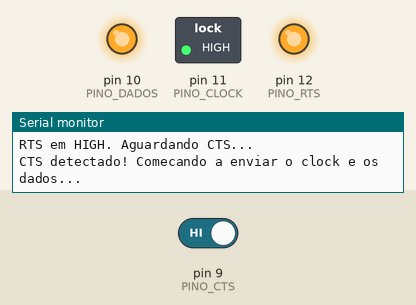
Recording of a sketch running on a simulated Arduino Uno, built with avr-gcc and run on an emulated ATmega328P. Parts: switched loads named in the sketch (green lamp = pin HIGH), output pins drawn as LEDs (lit = HIGH), the last lines printed to the serial monitor. Dashed ring = blinking. The test bench sets the inputs (shaded band); at power-on: pin 9 (PINO_CTS) HIGH.

Above: at 5.6 s.
At 14.8 s:
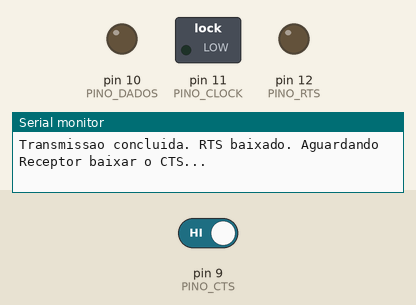
14.9 s: pin 9 (PINO_CTS) driven LOW
At 21.2 s:
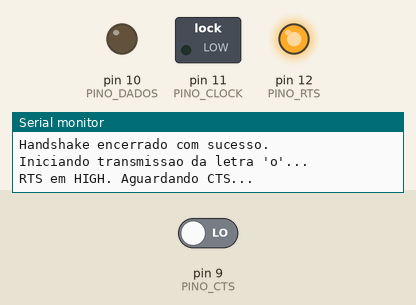
Timing chart, 0 to 22.4 s (numbered marks = the images above; inputs shaded):
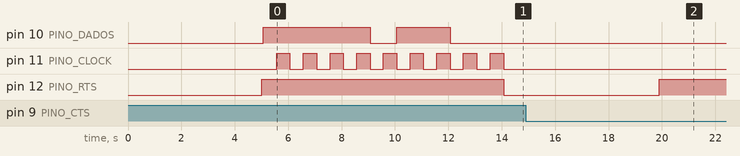

The sketch:

arduinoVermelhoEmissor.ino
```cpp
// Pinos no Arduino Emissor (conectados aos pinos equivalentes no Receptor)
#define PINO_RTS 12
#define PINO_CTS 9
#define PINO_CLOCK 11
#define PINO_DADOS 10

// Frequência de 1Hz (1 segundo por ciclo completo)
#define HALF_BAUD 500 // 500ms em LOW, 500ms em HIGH

void setup() {
  Serial.begin(9600);
  pinMode(PINO_RTS, OUTPUT);
  pinMode(PINO_CTS, INPUT);
  pinMode(PINO_CLOCK, OUTPUT);
  pinMode(PINO_DADOS, OUTPUT);

  // Estado inicial ocioso
  digitalWrite(PINO_RTS, LOW);
  digitalWrite(PINO_CLOCK, LOW);
  digitalWrite(PINO_DADOS, LOW);

  Serial.println("Mock Emissor Iniciado.");
}

void loop() {
  delay(5000); // Espera 5 segundos entre cada envio para facilitar a visualização no monitor serial

  Serial.println("\nIniciando transmissao da letra 'o'...");

  // 1. Levanta RTS e espera CTS
  digitalWrite(PINO_RTS, HIGH);
  Serial.println("RTS em HIGH. Aguardando CTS...");
  while(digitalRead(PINO_CTS) == LOW) {
    // Fica preso aqui até o receptor responder
  }
  Serial.println("CTS detectado! Comecando a enviar o clock e os dados...");

  // Letra 'o' (0x6F) -> Binário invertido (LSB primeiro): 1, 1, 1, 1, 0, 1, 1, 0
  char caractere = 'o';
  bool bitParidadePar = 0; // Para 'o' (que tem 6 uns), a paridade par é 0

  // 2. Envia os 8 bits de dados
  for(int i = 0; i < 8; i++) {
    int bitAtual = bitRead(caractere, i);

    // Escreve o dado com o clock em LOW (Borda de descida)
    digitalWrite(PINO_DADOS, bitAtual);
    delay(HALF_BAUD);

    // Borda de subida (Aqui o seu Receptor vai disparar a interrupção e ler o pino!)
    digitalWrite(PINO_CLOCK, HIGH);
    delay(HALF_BAUD);

    // Volta o clock para LOW
    digitalWrite(PINO_CLOCK, LOW);
  }

  // 3. Envia o bit de paridade
  digitalWrite(PINO_DADOS, bitParidadePar);
  delay(HALF_BAUD);
  digitalWrite(PINO_CLOCK, HIGH); // Receptor lê a paridade aqui
  delay(HALF_BAUD);
  digitalWrite(PINO_CLOCK, LOW);

  // 4. Finaliza a transmissão
  digitalWrite(PINO_RTS, LOW);
  digitalWrite(PINO_DADOS, LOW);
  Serial.println("Transmissao concluida. RTS baixado. Aguardando Receptor baixar o CTS...");

  while(digitalRead(PINO_CTS) == HIGH) {
    // Espera o receptor confirmar que finalizou
  }

  Serial.println("Handshake encerrado com sucesso.");
}
```

Measured:
- after the input at 14.9 s, pin 12 (PINO_RTS): LOW → HIGH after 5.0 s
